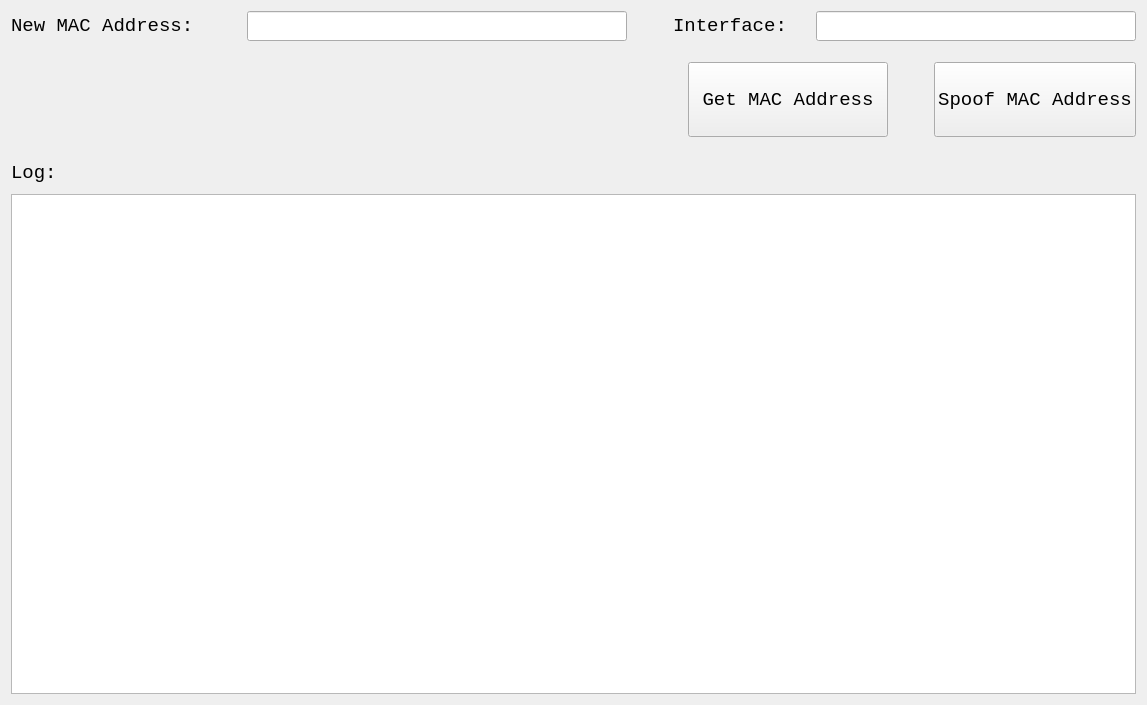
          <widget class="QWidget" name="MACAddressSpooferTab">
           <attribute name="title">
            <string>MAC Spoofer</string>
           </attribute>
           <layout class="QGridLayout" name="gridLayout_19">
            <item row="1" column="0">
             <spacer name="verticalSpacer_12">
              <property name="orientation">
               <enum>Qt::Vertical</enum>
              </property>
              <property name="sizeType">
               <enum>QSizePolicy::Fixed</enum>
              </property>
              <property name="sizeHint" stdset="0">
               <size>
                <width>20</width>
                <height>15</height>
               </size>
              </property>
             </spacer>
            </item>
            <item row="0" column="0">
             <layout class="QVBoxLayout" name="verticalLayout_35">
              <item>
               <layout class="QHBoxLayout" name="horizontalLayout_26">
                <item>
                 <widget class="QLabel" name="ip_address_label_7">
                  <property name="minimumSize">
                   <size>
                    <width>230</width>
                    <height>0</height>
                   </size>
                  </property>
                  <property name="font">
                   <font>
                    <family>Monospace</family>
                    <pointsize>14</pointsize>
                   </font>
                  </property>
                  <property name="text">
                   <string>New MAC Address:</string>
                  </property>
                 </widget>
                </item>
                <item>
                 <widget class="QLineEdit" name="mac_spoofer_mac_address">
                  <property name="minimumSize">
                   <size>
                    <width>380</width>
                    <height>0</height>
                   </size>
                  </property>
                  <property name="font">
                   <font>
                    <family>Monospace</family>
                    <pointsize>14</pointsize>
                   </font>
                  </property>
                  <property name="text">
                   <string/>
                  </property>
                 </widget>
                </item>
                <item>
                 <spacer name="horizontalSpacer_21">
                  <property name="orientation">
                   <enum>Qt::Horizontal</enum>
                  </property>
                  <property name="sizeHint" stdset="0">
                   <size>
                    <width>40</width>
                    <height>20</height>
                   </size>
                  </property>
                 </spacer>
                </item>
                <item>
                 <widget class="QLabel" name="scanner_interface_label_3">
                  <property name="font">
                   <font>
                    <family>Monospace</family>
                    <pointsize>14</pointsize>
                   </font>
                  </property>
                  <property name="text">
                   <string>Interface:  </string>
                  </property>
                 </widget>
                </item>
                <item>
                 <widget class="QLineEdit" name="mac_spoofer_interface">
                  <property name="minimumSize">
                   <size>
                    <width>320</width>
                    <height>0</height>
                   </size>
                  </property>
                  <property name="font">
                   <font>
                    <family>Monospace</family>
                    <pointsize>14</pointsize>
                   </font>
                  </property>
                  <property name="text">
                   <string/>
                  </property>
                 </widget>
                </item>
               </layout>
              </item>
              <item>
               <layout class="QVBoxLayout" name="verticalLayout_10">
                <item>
                 <spacer name="verticalSpacer_10">
                  <property name="orientation">
                   <enum>Qt::Vertical</enum>
                  </property>
                  <property name="sizeType">
                   <enum>QSizePolicy::Fixed</enum>
                  </property>
                  <property name="sizeHint" stdset="0">
                   <size>
                    <width>20</width>
                    <height>15</height>
                   </size>
                  </property>
                 </spacer>
                </item>
                <item>
                 <layout class="QHBoxLayout" name="horizontalLayout_17">
                  <item>
                   <spacer name="horizontalSpacer_22">
                    <property name="orientation">
                     <enum>Qt::Horizontal</enum>
                    </property>
                    <property name="sizeType">
                     <enum>QSizePolicy::MinimumExpanding</enum>
                    </property>
                    <property name="sizeHint" stdset="0">
                     <size>
                      <width>655</width>
                      <height>20</height>
                     </size>
                    </property>
                   </spacer>
                  </item>
                  <item>
                   <widget class="QPushButton" name="mac_spoofer_get_button">
                    <property name="minimumSize">
                     <size>
                      <width>200</width>
                      <height>75</height>
                     </size>
                    </property>
                    <property name="font">
                     <font>
                      <family>Monospace</family>
                      <pointsize>14</pointsize>
                     </font>
                    </property>
                    <property name="text">
                     <string>Get MAC Address</string>
                    </property>
                   </widget>
                  </item>
                  <item>
                   <spacer name="horizontalSpacer_20">
                    <property name="orientation">
                     <enum>Qt::Horizontal</enum>
                    </property>
                    <property name="sizeType">
                     <enum>QSizePolicy::Fixed</enum>
                    </property>
                    <property name="sizeHint" stdset="0">
                     <size>
                      <width>40</width>
                      <height>20</height>
                     </size>
                    </property>
                   </spacer>
                  </item>
                  <item>
                   <widget class="QPushButton" name="mac_spoofer_spoof_button">
                    <property name="minimumSize">
                     <size>
                      <width>200</width>
                      <height>75</height>
                     </size>
                    </property>
                    <property name="font">
                     <font>
                      <family>Monospace</family>
                      <pointsize>14</pointsize>
                     </font>
                    </property>
                    <property name="text">
                     <string>Spoof MAC Address</string>
                    </property>
                   </widget>
                  </item>
                 </layout>
                </item>
               </layout>
              </item>
             </layout>
            </item>
            <item row="2" column="0">
             <layout class="QVBoxLayout" name="verticalLayout_36">
              <item>
               <widget class="QLabel" name="label_10">
                <property name="minimumSize">
                 <size>
                  <width>0</width>
                  <height>30</height>
                 </size>
                </property>
                <property name="font">
                 <font>
                  <family>Monospace</family>
                  <pointsize>14</pointsize>
                 </font>
                </property>
                <property name="text">
                 <string>Log:</string>
                </property>
               </widget>
              </item>
              <item>
               <widget class="QTextBrowser" name="mac_spoofer_log">
                <property name="minimumSize">
                 <size>
                  <width>0</width>
                  <height>500</height>
                 </size>
                </property>
                <property name="font">
                 <font>
                  <family>Monospace</family>
                  <pointsize>12</pointsize>
                 </font>
                </property>
                <property name="html">
                 <string>&lt;!DOCTYPE HTML PUBLIC &quot;-//W3C//DTD HTML 4.0//EN&quot; &quot;http://www.w3.org/TR/REC-html40/strict.dtd&quot;&gt;
&lt;html&gt;&lt;head&gt;&lt;meta name=&quot;qrichtext&quot; content=&quot;1&quot; /&gt;&lt;style type=&quot;text/css&quot;&gt;
p, li { white-space: pre-wrap; }
&lt;/style&gt;&lt;/head&gt;&lt;body style=&quot; font-family:'Monospace'; font-size:12pt; font-weight:400; font-style:normal;&quot;&gt;
&lt;p style=&quot;-qt-paragraph-type:empty; margin-top:0px; margin-bottom:0px; margin-left:0px; margin-right:0px; -qt-block-indent:0; text-indent:0px;&quot;&gt;&lt;br /&gt;&lt;/p&gt;&lt;/body&gt;&lt;/html&gt;</string>
                </property>
               </widget>
              </item>
             </layout>
            </item>
           </layout>
          </widget>
